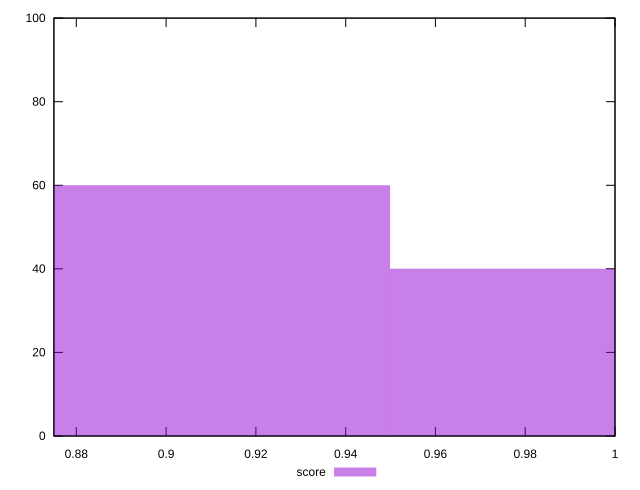

Source code (gnuplot):
reset
set terminal svg size 640, 490 enhanced background rgb 'white'
set output "report_00007_2020-12-11T15:55:29.892Z/unminified-javascript/samples/pages/score/histogram.svg"

$score <<EOF
1.0229468469639258 40
0.8768115831119363 60
EOF

set key outside below
set boxwidth 0.14613526385198938
set yrange [0:100]
set style fill transparent solid 0.5 noborder

plot \
  $score title "score" with boxes, \


reset
